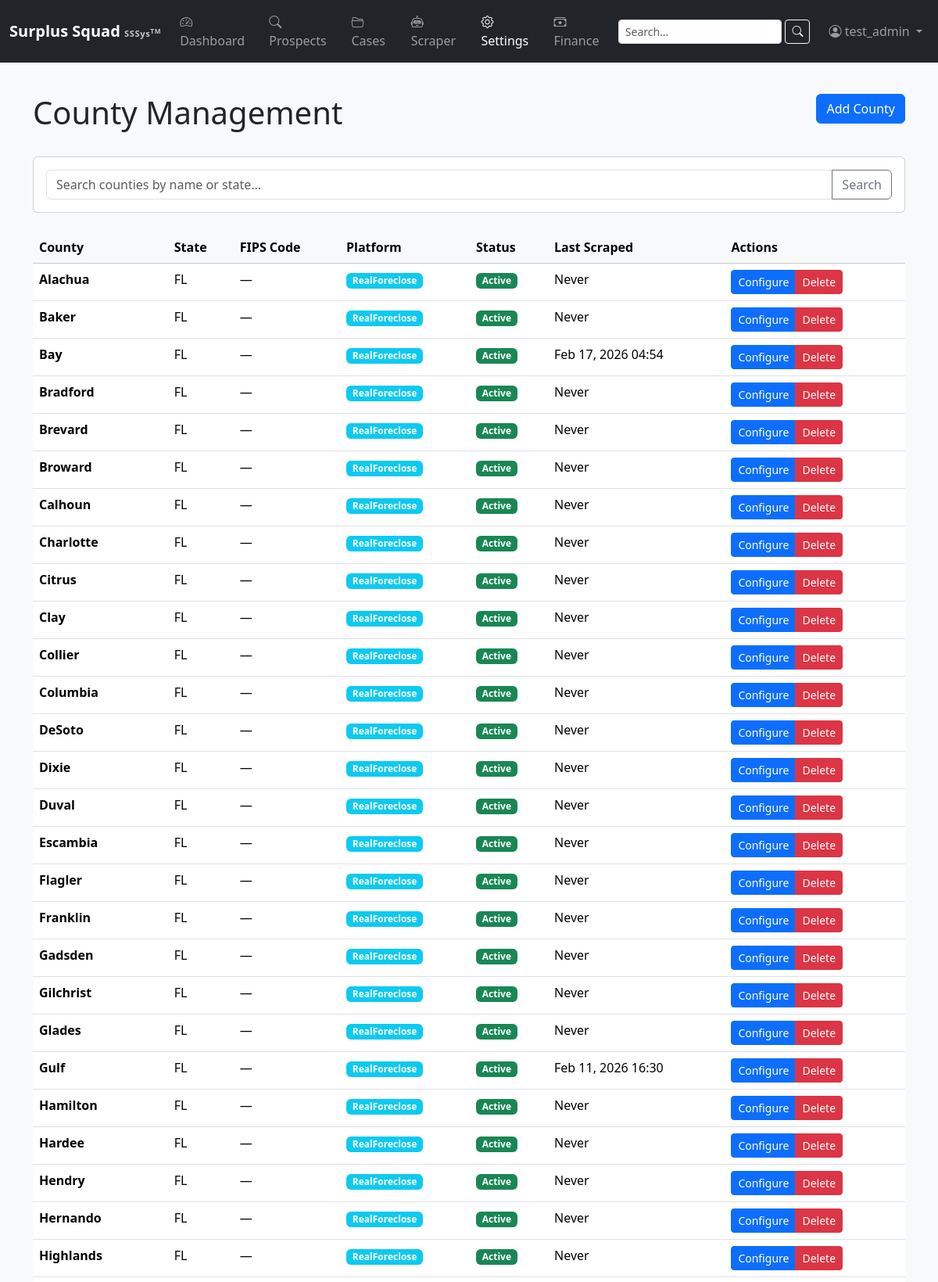
/locations/counties/ (signed in, upper part), run on the app's committed database.
### apps/locations/models.py (models this page shows, shortened)
class County(models.Model):
    PLATFORM_CHOICES = [
        ("realforeclose", "RealForeclose"),
        ("realtaxdeed", "RealTaxDeed"),
        ("other", "Other"),
    ]
    state = models.ForeignKey(State, on_delete=models.CASCADE, related_name="counties")
    name = models.CharField(max_length=150)
    slug = models.SlugField(max_length=150)
    fips_code = models.CharField(max_length=10, blank=True, default="")
    is_active = models.BooleanField(default=True)
    last_scraped = models.DateTimeField(blank=True, null=True)
    auction_calendar_url = models.URLField(blank=True, default="")
    realtdm_url = models.URLField(blank=True, default="")
    platform = models.CharField(max_length=32, choices=PLATFORM_CHOICES, default="other")
    class Meta:
        verbose_name_plural = "counties"
        unique_together = [("state", "slug")]
        ordering = ["name"]

class State(models.Model):
    name = models.CharField(max_length=100)
    abbreviation = models.CharField(max_length=5, unique=True)
    is_active = models.BooleanField(default=True)
    class Meta:
        ordering = ["name"]

### apps/locations/views.py (the view)
# urls.py: path('counties/', views.CountyListView.as_view(), name='county_list'),
class CountyListView(AdminRequiredMixin, ListView):
    model = County
    template_name = 'locations/county_list.html'
    context_object_name = 'counties'
    paginate_by = 50
    def get_queryset(self):
        queryset = County.objects.select_related('state')
        search = self.request.GET.get('search')
        if search:
            queryset = queryset.filter(
                Q(name__icontains=search) |
                Q(state__name__icontains=search) |
                Q(state__abbreviation__icontains=search)
            )
        return queryset.order_by('state', 'name')

### apps/accounts/mixins.py (called while the page is built)
    def test_func(self):
        user = self.request.user
        return hasattr(user, 'profile') and user.profile.is_admin

### apps/accounts/models.py (called while the page is built)
    @property
    def can_view_prospects(self):
        return self.role in {self.ROLE_PROSPECTS_ONLY, self.ROLE_BOTH, self.ROLE_ADMIN}

    @property
    def can_view_cases(self):
        return self.role in {self.ROLE_CASES_ONLY, self.ROLE_BOTH, self.ROLE_ADMIN}

    @property
    def is_admin(self):
        return self.role == self.ROLE_ADMIN or self.user.is_superuser

### templates/locations/county_list.html (shortened to what this page needs)
{% extends 'base.html' %}
{% load static %}
{% block content %}
<div class="container mt-4">
    <div class="row mb-4">
        <div class="col-md-8">
            <h1>County Management</h1>
        </div>
        <div class="col-md-4 text-end">
            <a href="{% url 'locations:county_create' %}" class="btn btn-primary">
                 Add County
            </a>
        </div>
    </div>
    <div class="card mb-4">
        <div class="card-body">
            <form method="get" class="form-inline">
                <div class="input-group w-100">
                    <input type="text" name="search" class="form-control" placeholder="Search counties by name or state..."
                           value="{{ request.GET.search }}">
                    <button class="btn btn-outline-secondary" type="submit">
                         Search
                    </button>
                </div>
            </form>
        </div>
    </div>
    <div class="table-responsive">
        <table class="table table-hover">
            <thead class="table-light">
                <tr>
                    <th>County</th>
                    <th>State</th>
                    <th>FIPS Code</th>
                    <th>Platform</th>
                    <th>Status</th>
                    <th>Last Scraped</th>
                    <th>Actions</th>
                </tr>
            </thead>
            <tbody>
                {% for county in counties %}
                <tr>
                    <td>
                        <strong>{{ county.name }}</strong>
                    </td>
                    <td>{{ county.state.abbreviation }}</td>
                    <td>{{ county.fips_code|default:"—" }}</td>
                    <td>
                        <span class="badge bg-info">{{ county.get_platform_display }}</span>
                    </td>
                    <td>
                        {% if county.is_active %}
                        <span class="badge bg-success">Active</span>
                        {% else %}
                        <span class="badge bg-danger">Inactive</span>
                        {% endif %}
                    </td>
                    <td>
                        {% if county.last_scraped %}
                        {{ county.last_scraped|date:"M d, Y H:i" }}
                        {% else %}
                        Never
                        {% endif %}
                    </td>
                    <td>
                        <div class="btn-group" role="group">
                            <a href="{% url 'locations:county_config' county.pk %}" class="btn btn-sm btn-primary" title="Configure">
                                 Configure
                            </a>
                            <a href="{% url 'locations:county_delete' county.pk %}" class="btn btn-sm btn-danger" title="Delete">
                                 Delete
                            </a>
                        </div>
                    </td>
                </tr>
                {% empty %}
                <tr>
                    <td colspan="7" class="text-center text-muted">
                        No counties found. <a href="{% url 'locations:county_create' %}">Create one now</a>.
                    </td>
                </tr>
                {% endfor %}
            </tbody>
        </table>
    </div>
</div>
{% endblock %}

### templates/includes/navbar.html (shortened to what this page needs)
<nav class="navbar navbar-expand-lg navbar-dark bg-dark">
  <div class="container-fluid">
    <a class="navbar-brand d-flex flex-column lh-1" href="{% url 'dashboard:home' %}">
      <span class="fw-bold">Surplus Squad
      <small class="text-light opacity-75" style="font-size:.7rem;">SSSys<sup>TM</sup></small>
    </span>
    </a>
    <div class="collapse navbar-collapse" id="mainNav">
      {% if user.is_authenticated %}
      <ul class="navbar-nav me-auto">
        <li class="nav-item">
          <a class="nav-link {% if request.resolver_match.app_name == 'dashboard' %}active{% endif %}"
             href="{% url 'dashboard:home' %}">
            <i class="bi bi-speedometer2"></i> Dashboard
          </a>
        </li>
        {% if user.profile.can_view_prospects or user.is_superuser %}
        <li class="nav-item">
          <a class="nav-link {% if request.resolver_match.app_name == 'prospects' %}active{% endif %}"
             href="{% url 'prospects:type_select' %}">
            <i class="bi bi-search"></i> Prospects
          </a>
        </li>
        {% endif %}
        {% if user.profile.can_view_cases or user.is_superuser %}
        <li class="nav-item">
          <a class="nav-link {% if request.resolver_match.app_name == 'cases' %}active{% endif %}"
             href="{% url 'cases:list' %}">
            <i class="bi bi-folder2-open"></i> Cases
          </a>
        </li>
        {% endif %}
        {% if user.profile.is_admin or user.is_superuser %}
        <li class="nav-item">
          <a class="nav-link {% if request.resolver_match.app_name == 'scraper' %}active{% endif %}"
             href="{% url 'scraper:dashboard' %}">
            <i class="bi bi-robot"></i> Scraper
          </a>
        </li>
        <li class="nav-item">
          <a class="nav-link {% if request.resolver_match.app_name == 'settings_app' or request.resolver_match.app_name == 'locations' %}active{% endif %}"
             href="{% url 'settings_app:home' %}">
            <i class="bi bi-gear"></i> Settings
          </a>
        </li>
        {% endif %}
        {% if user.profile.is_admin or user.is_superuser or user.profile.can_manage_finance_settings %}
        <li class="nav-item">
          <a class="nav-link {% if request.resolver_match.app_name == 'settings_app' and request.resolver_match.url_name == 'finance' %}active{% endif %}"
             href="{% url 'settings_app:finance' %}">
            <i class="bi bi-cash-stack"></i> Finance
          </a>
        </li>
        {% endif %}
      </ul>
      <form class="d-flex me-3" method="get" action="{% url 'search' %}">
        <input class="form-control form-control-sm me-1" type="search" name="q" placeholder="Search..." aria-label="Search" value="{{ request.GET.q|default:'' }}">
        <button class="btn btn-sm btn-outline-light" type="submit"><i class="bi bi-search"></i></button>
      </form>
      <ul class="navbar-nav">
        <li class="nav-item dropdown">
          <a class="nav-link dropdown-toggle" href="#" id="userMenu"
             role="button" data-bs-toggle="dropdown" aria-expanded="false">
            <i class="bi bi-person-circle"></i> {{ user.get_full_name|default:user.username }}
          </a>
        </li>
      </ul>
      {% endif %}
    </div>
  </div>
</nav>

### static/css/style.css (style rules this page uses)
body { min-height: 100vh; display: flex; flex-direction: column; background-color: #f8f9fa; }
.navbar-brand small { letter-spacing: .05em; }
.card { transition: box-shadow .15s ease-in-out; }
.table th { white-space: nowrap; }

### data on the page
County: name "Alachua", state.abbreviation "FL", fips_code "—", platform "RealForeclose", is_active "Active", shows "Never"
County: name "Baker", state.abbreviation "FL", fips_code "—", platform "RealForeclose", is_active "Active", shows "Never"
County: name "Bay", state.abbreviation "FL", fips_code "—", platform "RealForeclose", is_active "Active", last_scraped "Feb 17, 2026 04:54"
County: name "Bradford", state.abbreviation "FL", fips_code "—", platform "RealForeclose", is_active "Active", shows "Never"
County: name "Brevard", state.abbreviation "FL", fips_code "—", platform "RealForeclose", is_active "Active", shows "Never"
County: name "Broward", state.abbreviation "FL", fips_code "—", platform "RealForeclose", is_active "Active", shows "Never"
County: name "Calhoun", state.abbreviation "FL", fips_code "—", platform "RealForeclose", is_active "Active", shows "Never"
County: name "Charlotte", state.abbreviation "FL", fips_code "—", platform "RealForeclose", is_active "Active", shows "Never"
County: name "Citrus", state.abbreviation "FL", fips_code "—", platform "RealForeclose", is_active "Active", shows "Never"
County: name "Clay", state.abbreviation "FL", fips_code "—", platform "RealForeclose", is_active "Active", shows "Never"
County: name "Collier", state.abbreviation "FL", fips_code "—", platform "RealForeclose", is_active "Active", shows "Never"
County: name "Columbia", state.abbreviation "FL", fips_code "—", platform "RealForeclose", is_active "Active", shows "Never"
County: name "DeSoto", state.abbreviation "FL", fips_code "—", platform "RealForeclose", is_active "Active", shows "Never"
County: name "Dixie", state.abbreviation "FL", fips_code "—", platform "RealForeclose", is_active "Active", shows "Never"
County: name "Duval", state.abbreviation "FL", fips_code "—", platform "RealForeclose", is_active "Active", shows "Never"
County: name "Escambia", state.abbreviation "FL", fips_code "—", platform "RealForeclose", is_active "Active", shows "Never"
County: name "Flagler", state.abbreviation "FL", fips_code "—", platform "RealForeclose", is_active "Active", shows "Never"
County: name "Franklin", state.abbreviation "FL", fips_code "—", platform "RealForeclose", is_active "Active", shows "Never"
County: name "Gadsden", state.abbreviation "FL", fips_code "—", platform "RealForeclose", is_active "Active", shows "Never"
County: name "Gilchrist", state.abbreviation "FL", fips_code "—", platform "RealForeclose", is_active "Active", shows "Never"
County: name "Glades", state.abbreviation "FL", fips_code "—", platform "RealForeclose", is_active "Active", shows "Never"
County: name "Gulf", state.abbreviation "FL", fips_code "—", platform "RealForeclose", is_active "Active", last_scraped "Feb 11, 2026 16:30"
County: name "Hamilton", state.abbreviation "FL", fips_code "—", platform "RealForeclose", is_active "Active", shows "Never"
County: name "Hardee", state.abbreviation "FL", fips_code "—", platform "RealForeclose", is_active "Active", shows "Never"
County: name "Hendry", state.abbreviation "FL", fips_code "—", platform "RealForeclose", is_active "Active", shows "Never"
County: name "Hernando", state.abbreviation "FL", fips_code "—", platform "RealForeclose", is_active "Active", shows "Never"
County: name "Highlands", state.abbreviation "FL", fips_code "—", platform "RealForeclose", is_active "Active", shows "Never"

### other printed values
{{ user.get_full_name|default:user.username }} "test_admin"
